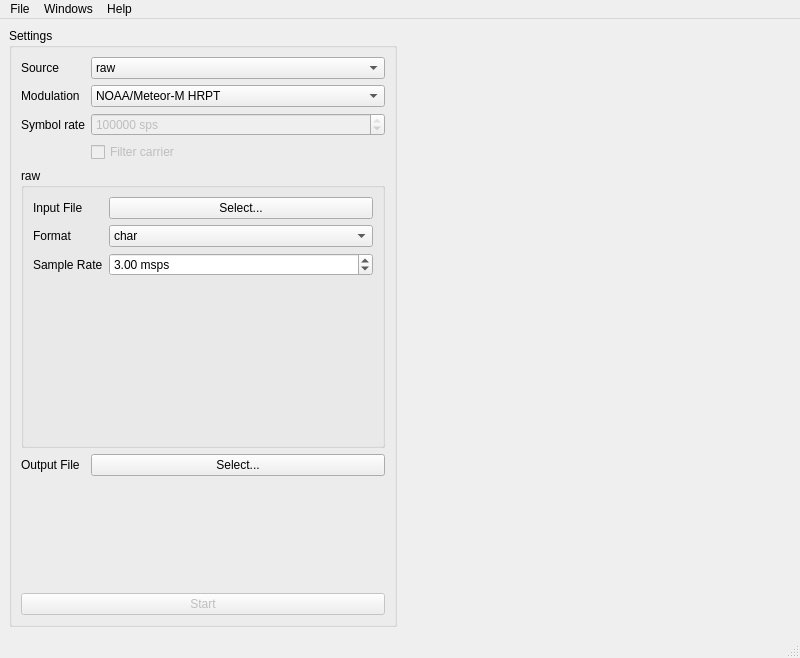
<?xml version="1.0" encoding="UTF-8"?>
<ui version="4.0">
 <class>MainWindow</class>
 <widget class="QMainWindow" name="MainWindow">
  <property name="geometry">
   <rect>
    <x>0</x>
    <y>0</y>
    <width>800</width>
    <height>658</height>
   </rect>
  </property>
  <property name="windowTitle">
   <string>LeanHRPT Generic Demod</string>
  </property>
  <property name="windowIcon">
   <iconset>
    <normaloff>logo128.png</normaloff>logo128.png</iconset>
  </property>
  <widget class="QWidget" name="centralwidget">
   <layout class="QHBoxLayout" name="horizontalLayout">
    <item>
     <widget class="QGroupBox" name="settingsBox">
      <property name="maximumSize">
       <size>
        <width>400</width>
        <height>16777215</height>
       </size>
      </property>
      <property name="title">
       <string>Settings</string>
      </property>
      <layout class="QFormLayout" name="formLayout">
       <item row="0" column="0">
        <widget class="QLabel" name="sourceLabel">
         <property name="text">
          <string>Source</string>
         </property>
        </widget>
       </item>
       <item row="0" column="1">
        <widget class="QComboBox" name="source">
         <property name="sizePolicy">
          <sizepolicy hsizetype="Expanding" vsizetype="Fixed">
           <horstretch>0</horstretch>
           <verstretch>0</verstretch>
          </sizepolicy>
         </property>
         <item>
          <property name="text">
           <string>raw</string>
          </property>
         </item>
         <item>
          <property name="text">
           <string>WAV</string>
          </property>
         </item>
         <item>
          <property name="text">
           <string>SDR</string>
          </property>
         </item>
        </widget>
       </item>
       <item row="1" column="0">
        <widget class="QLabel" name="downlinkLabel">
         <property name="text">
          <string>Modulation</string>
         </property>
        </widget>
       </item>
       <item row="1" column="1">
        <widget class="QComboBox" name="downlink">
         <item>
          <property name="text">
           <string>NOAA/Meteor-M HRPT</string>
          </property>
         </item>
         <item>
          <property name="text">
           <string>MetOp HRPT</string>
          </property>
         </item>
         <item>
          <property name="text">
           <string>NOAA GAC</string>
          </property>
         </item>
         <item>
          <property name="text">
           <string>FengYun-3B HRPT</string>
          </property>
         </item>
         <item>
          <property name="text">
           <string>FengYun-3C HRPT</string>
          </property>
         </item>
         <item>
          <property name="text">
           <string>Custom BPSK</string>
          </property>
         </item>
         <item>
          <property name="text">
           <string>Custom QPSK</string>
          </property>
         </item>
         <item>
          <property name="text">
           <string>Custom Split-Phase BPSK</string>
          </property>
         </item>
        </widget>
       </item>
       <item row="2" column="0">
        <widget class="QLabel" name="symRateLabel">
         <property name="text">
          <string>Symbol rate</string>
         </property>
        </widget>
       </item>
       <item row="2" column="1">
        <widget class="QSpinBox" name="symRate">
         <property name="enabled">
          <bool>false</bool>
         </property>
         <property name="suffix">
          <string> sps</string>
         </property>
         <property name="maximum">
          <number>999999999</number>
         </property>
         <property name="value">
          <number>512000</number>
         </property>
        </widget>
       </item>
       <item row="3" column="1">
        <widget class="QCheckBox" name="dcBlock">
         <property name="enabled">
          <bool>false</bool>
         </property>
         <property name="text">
          <string>Filter carrier</string>
         </property>
        </widget>
       </item>
       <item row="4" column="0" colspan="2">
        <widget class="QStackedWidget" name="stackedWidget">
         <property name="currentIndex">
          <number>0</number>
         </property>
         <widget class="QWidget" name="page">
          <layout class="QVBoxLayout" name="verticalLayout">
           <property name="leftMargin">
            <number>0</number>
           </property>
           <property name="topMargin">
            <number>0</number>
           </property>
           <property name="rightMargin">
            <number>0</number>
           </property>
           <property name="bottomMargin">
            <number>0</number>
           </property>
           <item>
            <widget class="QGroupBox" name="groupBox">
             <property name="title">
              <string>raw</string>
             </property>
             <layout class="QFormLayout" name="formLayout_2">
              <item row="0" column="0">
               <widget class="QLabel" name="rawInputLabel">
                <property name="text">
                 <string>Input File</string>
                </property>
               </widget>
              </item>
              <item row="0" column="1">
               <widget class="QPushButton" name="rawInput">
                <property name="sizePolicy">
                 <sizepolicy hsizetype="Expanding" vsizetype="Fixed">
                  <horstretch>0</horstretch>
                  <verstretch>0</verstretch>
                 </sizepolicy>
                </property>
                <property name="text">
                 <string>Select...</string>
                </property>
               </widget>
              </item>
              <item row="1" column="0">
               <widget class="QLabel" name="rawFormatLabel">
                <property name="text">
                 <string>Format</string>
                </property>
               </widget>
              </item>
              <item row="1" column="1">
               <widget class="QComboBox" name="rawFormat">
                <property name="sizePolicy">
                 <sizepolicy hsizetype="Expanding" vsizetype="Fixed">
                  <horstretch>0</horstretch>
                  <verstretch>0</verstretch>
                 </sizepolicy>
                </property>
                <item>
                 <property name="text">
                  <string>char</string>
                 </property>
                </item>
                <item>
                 <property name="text">
                  <string>uchar</string>
                 </property>
                </item>
                <item>
                 <property name="text">
                  <string>short</string>
                 </property>
                </item>
                <item>
                 <property name="text">
                  <string>ushort</string>
                 </property>
                </item>
                <item>
                 <property name="text">
                  <string>float</string>
                 </property>
                </item>
               </widget>
              </item>
              <item row="2" column="0">
               <widget class="QLabel" name="sampleRateLabel">
                <property name="text">
                 <string>Sample Rate</string>
                </property>
               </widget>
              </item>
              <item row="2" column="1">
               <widget class="QDoubleSpinBox" name="sampleRate">
                <property name="sizePolicy">
                 <sizepolicy hsizetype="Expanding" vsizetype="Fixed">
                  <horstretch>0</horstretch>
                  <verstretch>0</verstretch>
                 </sizepolicy>
                </property>
                <property name="suffix">
                 <string> msps</string>
                </property>
                <property name="minimum">
                 <double>1.000000000000000</double>
                </property>
                <property name="maximum">
                 <double>10.000000000000000</double>
                </property>
                <property name="value">
                 <double>3.000000000000000</double>
                </property>
               </widget>
              </item>
             </layout>
            </widget>
           </item>
          </layout>
         </widget>
         <widget class="QWidget" name="page_2">
          <layout class="QVBoxLayout" name="verticalLayout_2">
           <property name="leftMargin">
            <number>0</number>
           </property>
           <property name="topMargin">
            <number>0</number>
           </property>
           <property name="rightMargin">
            <number>0</number>
           </property>
           <property name="bottomMargin">
            <number>0</number>
           </property>
           <item>
            <widget class="QGroupBox" name="groupBox_2">
             <property name="title">
              <string>WAV</string>
             </property>
             <layout class="QFormLayout" name="formLayout_3">
              <item row="0" column="0">
               <widget class="QLabel" name="wavInputLabel">
                <property name="text">
                 <string>Input File</string>
                </property>
               </widget>
              </item>
              <item row="0" column="1">
               <widget class="QPushButton" name="wavInput">
                <property name="sizePolicy">
                 <sizepolicy hsizetype="Expanding" vsizetype="Fixed">
                  <horstretch>0</horstretch>
                  <verstretch>0</verstretch>
                 </sizepolicy>
                </property>
                <property name="text">
                 <string>Select...</string>
                </property>
               </widget>
              </item>
             </layout>
            </widget>
           </item>
          </layout>
         </widget>
         <widget class="QWidget" name="page_3">
          <layout class="QVBoxLayout" name="verticalLayout_3">
           <property name="leftMargin">
            <number>0</number>
           </property>
           <property name="topMargin">
            <number>0</number>
           </property>
           <property name="rightMargin">
            <number>0</number>
           </property>
           <property name="bottomMargin">
            <number>0</number>
           </property>
           <item>
            <widget class="QGroupBox" name="groupBox_3">
             <property name="title">
              <string>SDR</string>
             </property>
             <layout class="QVBoxLayout" name="verticalLayout_4">
              <item>
               <widget class="QGroupBox" name="setupBox">
                <property name="title">
                 <string>Setup</string>
                </property>
                <layout class="QFormLayout" name="formLayout_4">
                 <item row="0" column="0">
                  <widget class="QLabel" name="deviceLabel">
                   <property name="text">
                    <string>Device</string>
                   </property>
                  </widget>
                 </item>
                 <item row="2" column="1">
                  <widget class="QDoubleSpinBox" name="frequency">
                   <property name="sizePolicy">
                    <sizepolicy hsizetype="Expanding" vsizetype="Fixed">
                     <horstretch>0</horstretch>
                     <verstretch>0</verstretch>
                    </sizepolicy>
                   </property>
                   <property name="suffix">
                    <string> MHz</string>
                   </property>
                   <property name="maximum">
                    <double>2000.000000000000000</double>
                   </property>
                   <property name="value">
                    <double>1700.000000000000000</double>
                   </property>
                  </widget>
                 </item>
                 <item row="0" column="1">
                  <widget class="QComboBox" name="device">
                   <property name="sizePolicy">
                    <sizepolicy hsizetype="Expanding" vsizetype="Fixed">
                     <horstretch>0</horstretch>
                     <verstretch>0</verstretch>
                    </sizepolicy>
                   </property>
                  </widget>
                 </item>
                 <item row="2" column="0">
                  <widget class="QLabel" name="frequencyLabel">
                   <property name="text">
                    <string>Frequency</string>
                   </property>
                  </widget>
                 </item>
                 <item row="3" column="1">
                  <widget class="QDoubleSpinBox" name="sdrSampleRate">
                   <property name="sizePolicy">
                    <sizepolicy hsizetype="Expanding" vsizetype="Fixed">
                     <horstretch>0</horstretch>
                     <verstretch>0</verstretch>
                    </sizepolicy>
                   </property>
                   <property name="suffix">
                    <string> msps</string>
                   </property>
                   <property name="minimum">
                    <double>1.000000000000000</double>
                   </property>
                   <property name="maximum">
                    <double>10.000000000000000</double>
                   </property>
                   <property name="value">
                    <double>3.000000000000000</double>
                   </property>
                  </widget>
                 </item>
                 <item row="3" column="0">
                  <widget class="QLabel" name="sdrSampleRateLabel">
                   <property name="text">
                    <string>Sample Rate</string>
                   </property>
                  </widget>
                 </item>
                 <item row="1" column="0">
                  <widget class="QLabel" name="customDeviceLabel">
                   <property name="text">
                    <string>Custom Device</string>
                   </property>
                  </widget>
                 </item>
                 <item row="1" column="1">
                  <widget class="QLineEdit" name="customDevice">
                   <property name="enabled">
                    <bool>false</bool>
                   </property>
                  </widget>
                 </item>
                </layout>
               </widget>
              </item>
              <item>
               <widget class="QGroupBox" name="optionsBox">
                <property name="title">
                 <string>Options</string>
                </property>
                <layout class="QFormLayout" name="formLayout_5">
                 <item row="0" column="0">
                  <widget class="QLabel" name="antennaLabel">
                   <property name="text">
                    <string>Antenna</string>
                   </property>
                  </widget>
                 </item>
                 <item row="0" column="1">
                  <widget class="QComboBox" name="antenna">
                   <property name="enabled">
                    <bool>false</bool>
                   </property>
                   <property name="sizePolicy">
                    <sizepolicy hsizetype="Expanding" vsizetype="Fixed">
                     <horstretch>0</horstretch>
                     <verstretch>0</verstretch>
                    </sizepolicy>
                   </property>
                  </widget>
                 </item>
                 <item row="1" column="0">
                  <widget class="QLabel" name="biasLabel">
                   <property name="text">
                    <string>Enable Bias Tee</string>
                   </property>
                  </widget>
                 </item>
                 <item row="1" column="1">
                  <widget class="QCheckBox" name="bias">
                   <property name="enabled">
                    <bool>false</bool>
                   </property>
                   <property name="text">
                    <string/>
                   </property>
                  </widget>
                 </item>
                </layout>
               </widget>
              </item>
             </layout>
            </widget>
           </item>
          </layout>
         </widget>
        </widget>
       </item>
       <item row="5" column="0">
        <widget class="QLabel" name="outputFileLabel">
         <property name="text">
          <string>Output File</string>
         </property>
        </widget>
       </item>
       <item row="5" column="1">
        <widget class="QPushButton" name="outputFile">
         <property name="sizePolicy">
          <sizepolicy hsizetype="Expanding" vsizetype="Fixed">
           <horstretch>0</horstretch>
           <verstretch>0</verstretch>
          </sizepolicy>
         </property>
         <property name="text">
          <string>Select...</string>
         </property>
        </widget>
       </item>
       <item row="6" column="1">
        <spacer name="verticalSpacer">
         <property name="orientation">
          <enum>Qt::Vertical</enum>
         </property>
         <property name="sizeHint" stdset="0">
          <size>
           <width>20</width>
           <height>40</height>
          </size>
         </property>
        </spacer>
       </item>
       <item row="7" column="0" colspan="2">
        <widget class="QPushButton" name="startButton">
         <property name="enabled">
          <bool>false</bool>
         </property>
         <property name="text">
          <string>Start</string>
         </property>
        </widget>
       </item>
      </layout>
     </widget>
    </item>
    <item>
     <widget class="QConstellation" name="constellation" native="true">
      <property name="sizePolicy">
       <sizepolicy hsizetype="MinimumExpanding" vsizetype="Preferred">
        <horstretch>0</horstretch>
        <verstretch>0</verstretch>
       </sizepolicy>
      </property>
     </widget>
    </item>
   </layout>
  </widget>
  <widget class="QMenuBar" name="menubar">
   <property name="geometry">
    <rect>
     <x>0</x>
     <y>0</y>
     <width>800</width>
     <height>20</height>
    </rect>
   </property>
   <widget class="QMenu" name="menuWindows">
    <property name="title">
     <string>Windows</string>
    </property>
    <addaction name="actionFFT"/>
   </widget>
   <widget class="QMenu" name="menuHelp">
    <property name="title">
     <string>Help</string>
    </property>
    <addaction name="actionDocumentation"/>
    <addaction name="actionIssue_Tracker"/>
    <addaction name="separator"/>
    <addaction name="actionAbout_LeanHRPT"/>
    <addaction name="actionAbout_Qt"/>
   </widget>
   <widget class="QMenu" name="menuFile">
    <property name="title">
     <string>File</string>
    </property>
    <addaction name="actionQuit"/>
   </widget>
   <addaction name="menuFile"/>
   <addaction name="menuWindows"/>
   <addaction name="menuHelp"/>
  </widget>
  <widget class="QStatusBar" name="statusbar"/>
  <action name="actionFFT">
   <property name="text">
    <string>FFT</string>
   </property>
  </action>
  <action name="actionDocumentation">
   <property name="text">
    <string>Documentation</string>
   </property>
  </action>
  <action name="actionIssue_Tracker">
   <property name="text">
    <string>Issue Tracker</string>
   </property>
  </action>
  <action name="actionAbout_LeanHRPT">
   <property name="text">
    <string>About LeanHRPT</string>
   </property>
  </action>
  <action name="actionAbout_Qt">
   <property name="text">
    <string>About Qt</string>
   </property>
  </action>
  <action name="actionQuit">
   <property name="text">
    <string>Quit</string>
   </property>
  </action>
  <action name="actionCyclo">
   <property name="text">
    <string>Cyclo</string>
   </property>
  </action>
 </widget>
 <customwidgets>
  <customwidget>
   <class>QConstellation</class>
   <extends>QWidget</extends>
   <header>qt/qconstellation.h</header>
   <container>1</container>
  </customwidget>
 </customwidgets>
 <resources/>
 <connections>
  <connection>
   <sender>source</sender>
   <signal>activated(int)</signal>
   <receiver>stackedWidget</receiver>
   <slot>setCurrentIndex(int)</slot>
   <hints>
    <hint type="sourcelabel">
     <x>338</x>
     <y>81</y>
    </hint>
    <hint type="destinationlabel">
     <x>201</x>
     <y>228</y>
    </hint>
   </hints>
  </connection>
 </connections>
</ui>
